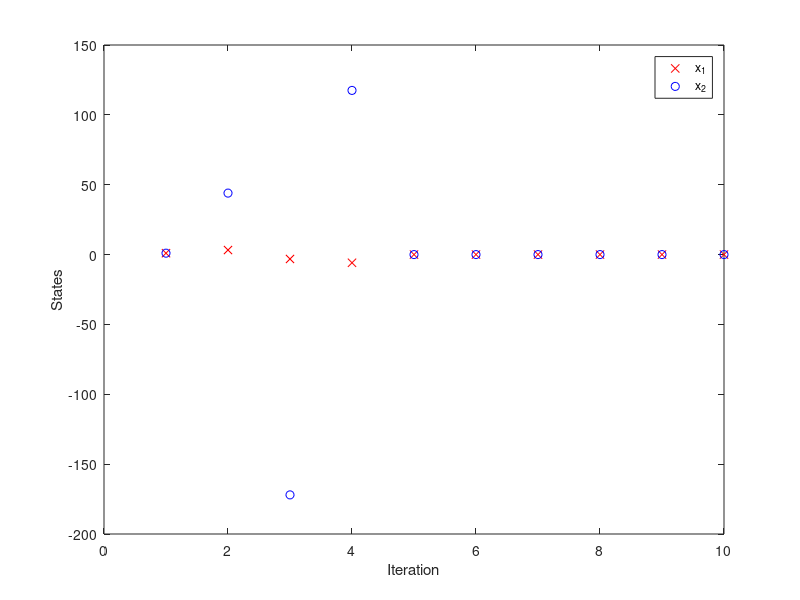

Write the MATLAB code that produced this figure.
% This code shows how to simulate output feedback controllers in discrete-time

clear; clc;

% Input: Continuous time system matrices.
Ac = [0 1; 0 0];
Bc = [0;1];
C = [1 0];
D = 0;
n = size(Ac,2);
p = size(Bc,2); % number of inputs
m = size(C,1);


T = 0.1; % sampling time

% discretize the matrices. If they are already for discrete-time, DO NOT
% discretize again!
A = expm(Ac*T);
B = [T^2/2; T];

% Design the matrices F and K using the desired criteria (deadbeat response) as shown in
% lecture slides
F = 1/T^2*[-1 -3*T/2];
K = [2; 1/T];

% Closed-loop matrices using the states as x and e (= x - \hat{x}) -- see
% slide 8 in lecture 22
Acl = [A+B*F -B*F; zeros(n) A-K*C];
Bcl = [B; zeros(n,p)];
Ccl = [C+D*F zeros(size(C))];
Dcl = D;

% Simulate the closed loop system from any initial condition simply using a
% for loop:
nIter = 10; % The settling time is 2T = 4 iterations.
X = zeros(2*n,nIter); % Initialize the closed loop state
Y = zeros(m,nIter); % observations vector

x0 = [1;1]; % initial state
e0 = [5;3]; % initial error = x - xhat

X(:,1) = [x0;e0];

for i = 1:nIter-1
    X(:,i+1) = Acl*X(:,i);
    Y(:,i) = Ccl*X(:,i);
end

% Plot
plot(1:nIter, X(1,1:nIter), 'xr', 1:nIter, X(2,1:nIter), 'ob')
ylabel('States')
xlabel('Iteration')
legend('x_1','x_2')


